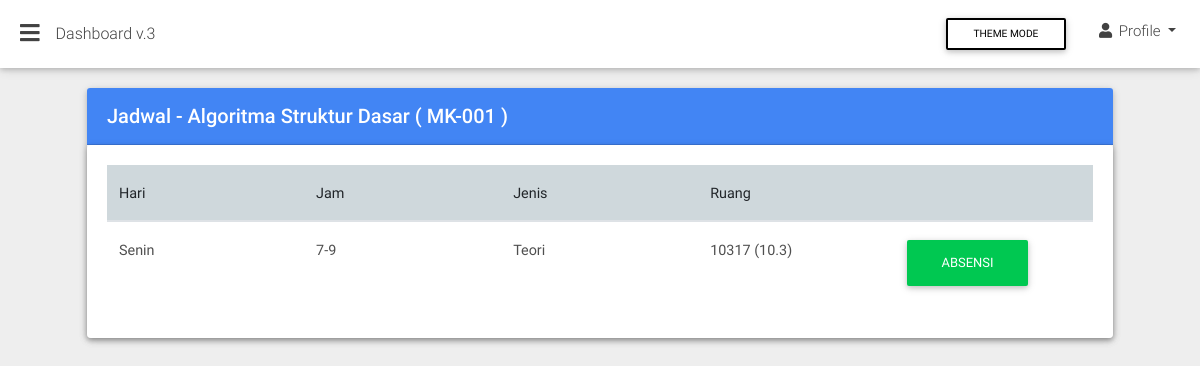
Page /index.php?page=mk-jadwal&id=1 on the committed database.
### tables this page shows
CREATE TABLE `matakuliah` (
  `id` bigint(250) NOT NULL,
  `kode` varchar(99) NOT NULL,
  `nama` varchar(99) NOT NULL,
  `sks` int(1) NOT NULL,
  `absent` int(11) NOT NULL
);

CREATE TABLE `jadwal` (
  `id` bigint(99) NOT NULL,
  `matakuliah_id` bigint(99) NOT NULL,
  `jam_mulai` int(1) NOT NULL,
  `jam_selesai` int(1) NOT NULL,
  `tipe` int(2) NOT NULL,
  `hari` int(1) NOT NULL,
  `ruang_id` bigint(99) NOT NULL,
  `code` text
);

CREATE TABLE `ruang` (
  `id` bigint(99) NOT NULL,
  `nama` varchar(999) NOT NULL,
  `gedung` int(99) NOT NULL,
  `lantai` int(99) NOT NULL
);

### views/mk_jadwal.php (the view, shortened to what this page needs)
<div class="container-fluid">
    <section class="pb-3">
        <div class="row">
          <div class="col-12">
            <div class="card">
            	<?php
            		$matakuliah_id = (isset($_GET['id']))? $_GET['id'] : '';
            		$servername = "localhost";
					$username = "root";
					$password = "";
					$dbname = "skripsi";
					$conn = mysqli_connect($servername, $username, $password, $dbname);
					$sql = "SELECT nama, kode FROM matakuliah WHERE id=".$matakuliah_id;
					$result = mysqli_query($conn, $sql);
					if (mysqli_num_rows($result) > 0) {
					    while($row = mysqli_fetch_assoc($result)) {
					    	echo '<div class="card-header white-text primary-color"><h5 class="font-weight-500 my-1">Jadwal - '.$row["nama"].' ( '.$row["kode"].' ) </h5></div>';
					    }
					}else{
						echo '<div class="card-header white-text primary-color"><h5 class="font-weight-500 my-1">Jadwal</h5></div>';
					}
            	?>
              	<div class="card">
		          	<div class="card-body table-responsive">
		            	<table class="table">
		              		<thead>
		                		<tr class="blue-grey lighten-4">
		                  			<th class="th-lg">Hari</th>
		                  			<th class="th-lg">Jam</th>
		                  			<th class="th-lg">Jenis</th>
		                  			<th class="th-lg">Ruang</th>
		                  			<th></th>
		                		</tr>
			              	</thead>
			              	<tbody>
			              		<?php
									$sql = "SELECT matakuliah.id AS mk_id, jam_mulai, jam_selesai, hari, tipe, ruang.nama AS nama_ruang, ruang.gedung AS gedung, ruang.lantai AS lantai FROM jadwal JOIN matakuliah ON matakuliah.id = jadwal.matakuliah_id JOIN ruang ON ruang.id = jadwal.ruang_id WHERE matakuliah.id = ".$matakuliah_id;
									$result = mysqli_query($conn, $sql);
									$hari = array("Senin", "Selasa", "Rabu", "Kamis", "Jumat", "Sabtu");
									$jenis = array("Teori", "Praktikum", "Responsi");
									if (mysqli_num_rows($result) > 0) {
									    while($row = mysqli_fetch_assoc($result)) {
									        echo "<tr>";
									        echo "<td>".$hari[$row["hari"]-1]."</td>";
				                  			echo "<td>".$row["jam_mulai"]."-".$row["jam_selesai"]."</td>";
				                  			echo "<td>".$jenis[$row["tipe"]-1]."</td>";
				                  			echo "<td>".$row["nama_ruang"]." (".$row["gedung"].".".$row["lantai"].")</td>";
				                  			echo "<td>";
				                  			echo "<a href='index.php?page=absensi&matakuliah_id=".$row["mk_id"]."' class='btn btn-success'> Absensi </a>";
				                  			echo "</td>";
									    }
									}
									?>
			              </tbody>
		            	</table>
		          	</div>
		        </div>
            </div>
        </div>
    </section>
</div>

### rows in the picture
matakuliah: nama "Algoritma Struktur Dasar", kode "MK-001"
jadwal: hari "Senin", jam_mulai "7", jam_selesai "9", tipe "Teori", ruang.nama "10317", ruang.gedung "10", ruang.lantai "3"
